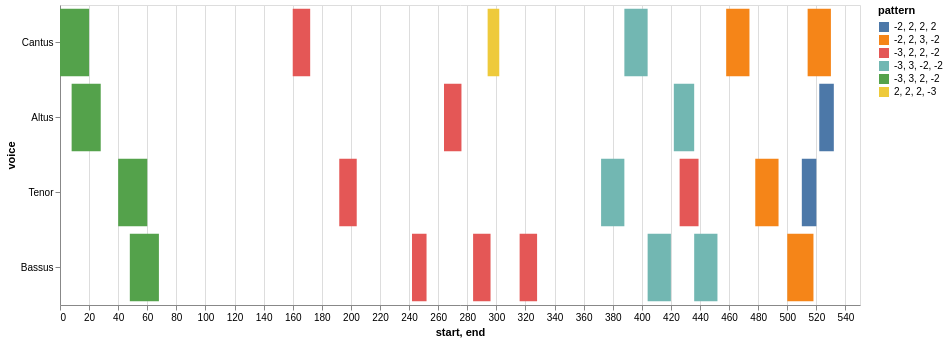

Write notebook code for a chart like this one.
### Markdown cell above
### Mass Movement Heatmap

### Code cell
## Use this for the Mass Movement Heatmap

nr = mass_movement.notes(combineUnisons=True) 
mel = mass_movement.melodic(df=nr, kind='d', compound=True, unit=0, end=False)
mel_ngrams = mass_movement.ngrams(df=mel, n=4)
entry_ngrams = mass_movement.entries(df=mel, n=4)
mel_ngrams_duration = mass_movement.durations(df=mel, n=4, mask_df=entry_ngrams)
viz.plot_ngrams_heatmap(entry_ngrams, mel_ngrams_duration, selected_patterns=shared_entries, voices=[])

### Figure 1 — Vega-Lite specification as saved in the notebook (floating-point values rounded to 4 significant figures)
{"config": {"view": {"continuousWidth": 400, "continuousHeight": 300}}, "data": {"name": "data-4139bae4620e741c0a7d531f5107a6b5"}, "mark": "bar", "encoding": {"color": {"field": "pattern", "type": "nominal"}, "opacity": {"condition": {"value": 1, "selection": "selector006"}, "value": 0.2}, "tooltip": [{"field": "start", "type": "quantitative"}, {"field": "end", "type": "quantitative"}, {"field": "pattern", "type": "nominal"}], "x": {"field": "start", "type": "quantitative"}, "x2": {"field": "end"}, "y": {"field": "voice", "sort": null, "type": "nominal"}}, "height": 300, "selection": {"selector006": {"type": "multi", "fields": ["pattern"]}}, "width": 800, "$schema": "https://vega.github.io/schema/vega-lite/v4.17.0.json", "datasets": {"data-4139bae4620e741c0a7d531f5107a6b5": [{"start": 0.0, "voice": "Cantus", "pattern": "-3, 3, 2, -2", "end": 20.0}, {"start": 160.0, "voice": "Cantus", "pattern": "-3, 2, 2, -2", "end": 172.0}, {"start": 294.0, "voice": "Cantus", "pattern": "2, 2, 2, -3", "end": 302.0}, {"start": 388.0, "voice": "Cantus", "pattern": "-3, 3, -2, -2", "end": 404.0}, {"start": 458.0, "voice": "Cantus", "pattern": "-2, 2, 3, -2", "end": 474.0}, {"start": 514.0, "voice": "Cantus", "pattern": "-2, 2, 3, -2", "end": 530.0}, {"start": 8.0, "voice": "Altus", "pattern": "-3, 3, 2, -2", "end": 28.0}, {"start": 264.0, "voice": "Altus", "pattern": "-3, 2, 2, -2", "end": 276.0}, {"start": 422.0, "voice": "Altus", "pattern": "-3, 3, -2, -2", "end": 436.0}, {"start": 522.0, "voice": "Altus", "pattern": "-2, 2, 2, 2", "end": 532.0}, {"start": 40.0, "voice": "Tenor", "pattern": "-3, 3, 2, -2", "end": 60.0}, {"start": 192.0, "voice": "Tenor", "pattern": "-3, 2, 2, -2", "end": 204.0}, {"start": 372.0, "voice": "Tenor", "pattern": "-3, 3, -2, -2", "end": 388.0}, {"start": 426.0, "voice": "Tenor", "pattern": "-3, 2, 2, -2", "end": 439.0}, {"start": 478.0, "voice": "Tenor", "pattern": "-2, 2, 3, -2", "end": 494.0}, {"start": 510.0, "voice": "Tenor", "pattern": "-2, 2, 2, 2", "end": 520.0}, {"start": 48.0, "voice": "Bassus", "pattern": "-3, 3, 2, -2", "end": 68.0}, {"start": 242.0, "voice": "Bassus", "pattern": "-3, 2, 2, -2", "end": 252.0}, {"start": 284.0, "voice": "Bassus", "pattern": "-3, 2, 2, -2", "end": 296.0}, {"start": 316.0, "voice": "Bassus", "pattern": "-3, 2, 2, -2", "end": 328.0}, {"start": 404.0, "voice": "Bassus", "pattern": "-3, 3, -2, -2", "end": 420.0}, {"start": 436.0, "voice": "Bassus", "pattern": "-3, 3, -2, -2", "end": 452.0}, {"start": 500.0, "voice": "Bassus", "pattern": "-2, 2, 3, -2", "end": 518.0}]}}
